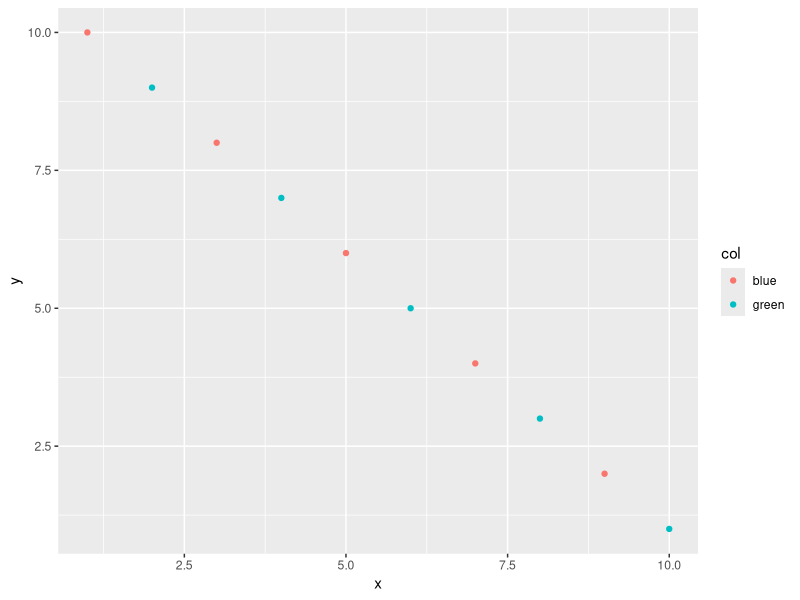

R code for this plot:
# File name as an argument
args <- commandArgs(trailingOnly=TRUE)
file_name <- args[[1]]

# Load library
library("ggplot2")

# Make test data frame
df_test <- data.frame(x=1:10, y=10:1, col=rep(c("blue", "green"), 5))

# Plot
p <- ggplot(df_test, aes(x=x,y=y,color=col)) + geom_point()

# Save in PNG file
png(paste0("/output/", file_name, ".png"))
print(p)
dev.off()

